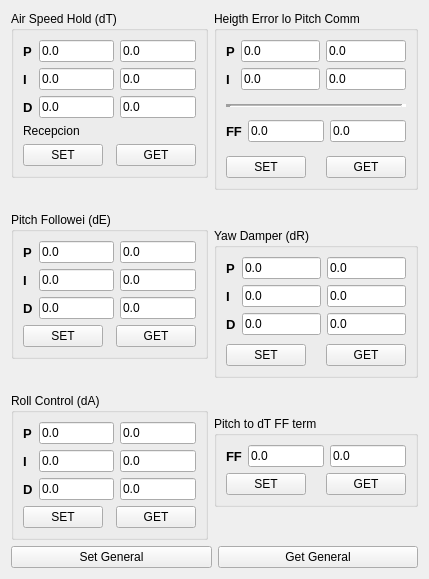
<?xml version="1.0" encoding="UTF-8"?>
<ui version="4.0">
 <class>SlugsPIDControl</class>
 <widget class="QWidget" name="SlugsPIDControl">
  <property name="geometry">
   <rect>
    <x>0</x>
    <y>0</y>
    <width>429</width>
    <height>579</height>
   </rect>
  </property>
  <property name="windowTitle">
   <string>Form</string>
  </property>
  <layout class="QGridLayout" name="gridLayout_4">
   <item row="0" column="0">
    <layout class="QGridLayout" name="gridLayout_3">
     <item row="0" column="0">
      <layout class="QVBoxLayout" name="verticalLayout">
       <item>
        <widget class="QGroupBox" name="AirSpeedHold_groupBox">
         <property name="title">
          <string>Air Speed Hold (dT)</string>
         </property>
         <layout class="QVBoxLayout" name="verticalLayout_4">
          <item>
           <layout class="QGridLayout" name="gridLayout_7">
            <item row="0" column="0">
             <widget class="QLabel" name="label_10">
              <property name="font">
               <font>
                <pointsize>10</pointsize>
                <weight>75</weight>
                <bold>true</bold>
               </font>
              </property>
              <property name="text">
               <string>P</string>
              </property>
             </widget>
            </item>
            <item row="1" column="0">
             <widget class="QLabel" name="label_11">
              <property name="font">
               <font>
                <pointsize>10</pointsize>
                <weight>75</weight>
                <bold>true</bold>
               </font>
              </property>
              <property name="text">
               <string>I</string>
              </property>
             </widget>
            </item>
            <item row="2" column="0">
             <widget class="QLabel" name="label_12">
              <property name="font">
               <font>
                <pointsize>10</pointsize>
                <weight>75</weight>
                <bold>true</bold>
               </font>
              </property>
              <property name="text">
               <string>D</string>
              </property>
             </widget>
            </item>
            <item row="0" column="1">
             <widget class="QLineEdit" name="dT_P_set">
              <property name="text">
               <string>0.0</string>
              </property>
             </widget>
            </item>
            <item row="0" column="2">
             <widget class="QLineEdit" name="dT_P_get">
              <property name="text">
               <string>0.0</string>
              </property>
              <property name="readOnly">
               <bool>true</bool>
              </property>
             </widget>
            </item>
            <item row="1" column="1">
             <widget class="QLineEdit" name="dT_I_set">
              <property name="text">
               <string>0.0</string>
              </property>
             </widget>
            </item>
            <item row="1" column="2">
             <widget class="QLineEdit" name="dT_I_get">
              <property name="text">
               <string>0.0</string>
              </property>
              <property name="readOnly">
               <bool>true</bool>
              </property>
             </widget>
            </item>
            <item row="2" column="1">
             <widget class="QLineEdit" name="dT_D_set">
              <property name="text">
               <string>0.0</string>
              </property>
             </widget>
            </item>
            <item row="2" column="2">
             <widget class="QLineEdit" name="dT_D_get">
              <property name="text">
               <string>0.0</string>
              </property>
              <property name="readOnly">
               <bool>true</bool>
              </property>
             </widget>
            </item>
           </layout>
          </item>
          <item>
           <widget class="QLabel" name="recepcion_label">
            <property name="text">
             <string>Recepcion</string>
            </property>
           </widget>
          </item>
          <item>
           <spacer name="verticalSpacer_5">
            <property name="orientation">
             <enum>Qt::Vertical</enum>
            </property>
            <property name="sizeHint" stdset="0">
             <size>
              <width>20</width>
              <height>10</height>
             </size>
            </property>
           </spacer>
          </item>
          <item>
           <layout class="QGridLayout" name="gridLayout_8">
            <item row="0" column="0">
             <widget class="QPushButton" name="dT_PID_set_pushButton">
              <property name="text">
               <string>SET</string>
              </property>
             </widget>
            </item>
            <item row="0" column="2">
             <widget class="QPushButton" name="dT_PID_get_pushButton">
              <property name="text">
               <string>GET</string>
              </property>
             </widget>
            </item>
            <item row="0" column="1">
             <spacer name="horizontalSpacer_4">
              <property name="orientation">
               <enum>Qt::Horizontal</enum>
              </property>
              <property name="sizeHint" stdset="0">
               <size>
                <width>40</width>
                <height>20</height>
               </size>
              </property>
             </spacer>
            </item>
           </layout>
          </item>
         </layout>
        </widget>
       </item>
       <item>
        <spacer name="verticalSpacer_9">
         <property name="orientation">
          <enum>Qt::Vertical</enum>
         </property>
         <property name="sizeHint" stdset="0">
          <size>
           <width>20</width>
           <height>40</height>
          </size>
         </property>
        </spacer>
       </item>
       <item>
        <widget class="QGroupBox" name="PitchFlowei_groupBox">
         <property name="title">
          <string>Pitch Followei (dE)</string>
         </property>
         <layout class="QVBoxLayout" name="verticalLayout_3">
          <item>
           <layout class="QGridLayout" name="gridLayout_5">
            <item row="0" column="0">
             <widget class="QLabel" name="label_7">
              <property name="font">
               <font>
                <pointsize>10</pointsize>
                <weight>75</weight>
                <bold>true</bold>
               </font>
              </property>
              <property name="text">
               <string>P</string>
              </property>
             </widget>
            </item>
            <item row="1" column="0">
             <widget class="QLabel" name="label_8">
              <property name="font">
               <font>
                <pointsize>10</pointsize>
                <weight>75</weight>
                <bold>true</bold>
               </font>
              </property>
              <property name="text">
               <string>I</string>
              </property>
             </widget>
            </item>
            <item row="2" column="0">
             <widget class="QLabel" name="label_9">
              <property name="font">
               <font>
                <pointsize>10</pointsize>
                <weight>75</weight>
                <bold>true</bold>
               </font>
              </property>
              <property name="text">
               <string>D</string>
              </property>
             </widget>
            </item>
            <item row="0" column="1">
             <widget class="QLineEdit" name="dE_P_set">
              <property name="text">
               <string>0.0</string>
              </property>
             </widget>
            </item>
            <item row="0" column="2">
             <widget class="QLineEdit" name="dE_P_get">
              <property name="text">
               <string>0.0</string>
              </property>
              <property name="readOnly">
               <bool>true</bool>
              </property>
             </widget>
            </item>
            <item row="1" column="1">
             <widget class="QLineEdit" name="dE_I_set">
              <property name="text">
               <string>0.0</string>
              </property>
             </widget>
            </item>
            <item row="1" column="2">
             <widget class="QLineEdit" name="dE_I_get">
              <property name="text">
               <string>0.0</string>
              </property>
              <property name="readOnly">
               <bool>true</bool>
              </property>
             </widget>
            </item>
            <item row="2" column="1">
             <widget class="QLineEdit" name="dE_D_set">
              <property name="text">
               <string>0.0</string>
              </property>
             </widget>
            </item>
            <item row="2" column="2">
             <widget class="QLineEdit" name="dE_D_get">
              <property name="text">
               <string>0.0</string>
              </property>
              <property name="readOnly">
               <bool>true</bool>
              </property>
             </widget>
            </item>
           </layout>
          </item>
          <item>
           <spacer name="verticalSpacer_4">
            <property name="orientation">
             <enum>Qt::Vertical</enum>
            </property>
            <property name="sizeHint" stdset="0">
             <size>
              <width>20</width>
              <height>10</height>
             </size>
            </property>
           </spacer>
          </item>
          <item>
           <layout class="QGridLayout" name="gridLayout_6">
            <item row="0" column="0">
             <widget class="QPushButton" name="dE_PID_set_pushButton">
              <property name="text">
               <string>SET</string>
              </property>
             </widget>
            </item>
            <item row="0" column="2">
             <widget class="QPushButton" name="dE_PID_get_pushButton">
              <property name="text">
               <string>GET</string>
              </property>
             </widget>
            </item>
            <item row="0" column="1">
             <spacer name="horizontalSpacer_3">
              <property name="orientation">
               <enum>Qt::Horizontal</enum>
              </property>
              <property name="sizeHint" stdset="0">
               <size>
                <width>40</width>
                <height>20</height>
               </size>
              </property>
             </spacer>
            </item>
           </layout>
          </item>
         </layout>
        </widget>
       </item>
       <item>
        <spacer name="verticalSpacer_10">
         <property name="orientation">
          <enum>Qt::Vertical</enum>
         </property>
         <property name="sizeHint" stdset="0">
          <size>
           <width>20</width>
           <height>40</height>
          </size>
         </property>
        </spacer>
       </item>
       <item>
        <widget class="QGroupBox" name="RollControl_groupBox">
         <property name="title">
          <string>Roll Control (dA)</string>
         </property>
         <layout class="QVBoxLayout" name="verticalLayout_5">
          <item>
           <layout class="QGridLayout" name="gridLayout_9">
            <item row="0" column="0">
             <widget class="QLabel" name="label_13">
              <property name="font">
               <font>
                <pointsize>10</pointsize>
                <weight>75</weight>
                <bold>true</bold>
               </font>
              </property>
              <property name="text">
               <string>P</string>
              </property>
             </widget>
            </item>
            <item row="1" column="0">
             <widget class="QLabel" name="label_14">
              <property name="font">
               <font>
                <pointsize>10</pointsize>
                <weight>75</weight>
                <bold>true</bold>
               </font>
              </property>
              <property name="text">
               <string>I</string>
              </property>
             </widget>
            </item>
            <item row="2" column="0">
             <widget class="QLabel" name="label_15">
              <property name="font">
               <font>
                <pointsize>10</pointsize>
                <weight>75</weight>
                <bold>true</bold>
               </font>
              </property>
              <property name="text">
               <string>D</string>
              </property>
             </widget>
            </item>
            <item row="0" column="1">
             <widget class="QLineEdit" name="dA_P_set">
              <property name="text">
               <string>0.0</string>
              </property>
             </widget>
            </item>
            <item row="0" column="2">
             <widget class="QLineEdit" name="dA_P_get">
              <property name="text">
               <string>0.0</string>
              </property>
              <property name="readOnly">
               <bool>true</bool>
              </property>
             </widget>
            </item>
            <item row="1" column="1">
             <widget class="QLineEdit" name="dA_I_set">
              <property name="text">
               <string>0.0</string>
              </property>
             </widget>
            </item>
            <item row="1" column="2">
             <widget class="QLineEdit" name="dA_I_get">
              <property name="text">
               <string>0.0</string>
              </property>
              <property name="readOnly">
               <bool>true</bool>
              </property>
             </widget>
            </item>
            <item row="2" column="1">
             <widget class="QLineEdit" name="dA_D_set">
              <property name="text">
               <string>0.0</string>
              </property>
             </widget>
            </item>
            <item row="2" column="2">
             <widget class="QLineEdit" name="dA_D_get">
              <property name="text">
               <string>0.0</string>
              </property>
              <property name="readOnly">
               <bool>true</bool>
              </property>
             </widget>
            </item>
           </layout>
          </item>
          <item>
           <spacer name="verticalSpacer_6">
            <property name="orientation">
             <enum>Qt::Vertical</enum>
            </property>
            <property name="sizeHint" stdset="0">
             <size>
              <width>20</width>
              <height>10</height>
             </size>
            </property>
           </spacer>
          </item>
          <item>
           <layout class="QGridLayout" name="gridLayout_10">
            <item row="0" column="0">
             <widget class="QPushButton" name="dA_PID_set_pushButton">
              <property name="text">
               <string>SET</string>
              </property>
             </widget>
            </item>
            <item row="0" column="2">
             <widget class="QPushButton" name="dA_PID_get_pushButton">
              <property name="text">
               <string>GET</string>
              </property>
             </widget>
            </item>
            <item row="0" column="1">
             <spacer name="horizontalSpacer_5">
              <property name="orientation">
               <enum>Qt::Horizontal</enum>
              </property>
              <property name="sizeHint" stdset="0">
               <size>
                <width>40</width>
                <height>20</height>
               </size>
              </property>
             </spacer>
            </item>
           </layout>
          </item>
         </layout>
        </widget>
       </item>
      </layout>
     </item>
     <item row="0" column="1">
      <layout class="QVBoxLayout" name="verticalLayout_6">
       <item>
        <widget class="QGroupBox" name="HeightErrorLoPitch_groupBox">
         <property name="title">
          <string>Heigth Error lo Pitch Comm</string>
         </property>
         <layout class="QVBoxLayout" name="verticalLayout_2">
          <item>
           <layout class="QGridLayout" name="gridLayout_11">
            <item row="0" column="0">
             <widget class="QLabel" name="label_16">
              <property name="font">
               <font>
                <pointsize>10</pointsize>
                <weight>75</weight>
                <bold>true</bold>
               </font>
              </property>
              <property name="text">
               <string>P</string>
              </property>
             </widget>
            </item>
            <item row="1" column="0">
             <widget class="QLabel" name="label_17">
              <property name="font">
               <font>
                <pointsize>10</pointsize>
                <weight>75</weight>
                <bold>true</bold>
               </font>
              </property>
              <property name="text">
               <string>I</string>
              </property>
             </widget>
            </item>
            <item row="0" column="1">
             <widget class="QLineEdit" name="HELPComm_P_set">
              <property name="text">
               <string>0.0</string>
              </property>
             </widget>
            </item>
            <item row="0" column="2">
             <widget class="QLineEdit" name="HELPComm_P_get">
              <property name="text">
               <string>0.0</string>
              </property>
              <property name="readOnly">
               <bool>true</bool>
              </property>
             </widget>
            </item>
            <item row="1" column="1">
             <widget class="QLineEdit" name="HELPComm_I_set">
              <property name="text">
               <string>0.0</string>
              </property>
             </widget>
            </item>
            <item row="1" column="2">
             <widget class="QLineEdit" name="HELPComm_I_get">
              <property name="text">
               <string>0.0</string>
              </property>
              <property name="readOnly">
               <bool>true</bool>
              </property>
             </widget>
            </item>
           </layout>
          </item>
          <item>
           <spacer name="verticalSpacer">
            <property name="orientation">
             <enum>Qt::Vertical</enum>
            </property>
            <property name="sizeHint" stdset="0">
             <size>
              <width>20</width>
              <height>10</height>
             </size>
            </property>
           </spacer>
          </item>
          <item>
           <widget class="Line" name="line">
            <property name="font">
             <font>
              <pointsize>10</pointsize>
              <weight>75</weight>
              <bold>true</bold>
             </font>
            </property>
            <property name="frameShadow">
             <enum>QFrame::Sunken</enum>
            </property>
            <property name="lineWidth">
             <number>5</number>
            </property>
            <property name="midLineWidth">
             <number>1</number>
            </property>
            <property name="orientation">
             <enum>Qt::Horizontal</enum>
            </property>
           </widget>
          </item>
          <item>
           <spacer name="verticalSpacer_2">
            <property name="orientation">
             <enum>Qt::Vertical</enum>
            </property>
            <property name="sizeHint" stdset="0">
             <size>
              <width>20</width>
              <height>10</height>
             </size>
            </property>
           </spacer>
          </item>
          <item>
           <layout class="QGridLayout" name="gridLayout">
            <item row="0" column="0">
             <widget class="QLabel" name="label_18">
              <property name="font">
               <font>
                <pointsize>10</pointsize>
                <weight>75</weight>
                <bold>true</bold>
               </font>
              </property>
              <property name="text">
               <string>FF</string>
              </property>
             </widget>
            </item>
            <item row="0" column="1">
             <widget class="QLineEdit" name="HELPComm_FF_set">
              <property name="text">
               <string>0.0</string>
              </property>
             </widget>
            </item>
            <item row="0" column="2">
             <widget class="QLineEdit" name="HELPComm_FF_get">
              <property name="text">
               <string>0.0</string>
              </property>
              <property name="readOnly">
               <bool>true</bool>
              </property>
             </widget>
            </item>
           </layout>
          </item>
          <item>
           <spacer name="verticalSpacer_3">
            <property name="orientation">
             <enum>Qt::Vertical</enum>
            </property>
            <property name="sizeHint" stdset="0">
             <size>
              <width>20</width>
              <height>10</height>
             </size>
            </property>
           </spacer>
          </item>
          <item>
           <layout class="QGridLayout" name="gridLayout_12">
            <item row="0" column="0">
             <widget class="QPushButton" name="HELPComm_PDI_set_pushButton">
              <property name="text">
               <string>SET</string>
              </property>
             </widget>
            </item>
            <item row="0" column="2">
             <widget class="QPushButton" name="HELPComm_PDI_get_pushButton">
              <property name="text">
               <string>GET</string>
              </property>
             </widget>
            </item>
            <item row="0" column="1">
             <spacer name="horizontalSpacer_6">
              <property name="orientation">
               <enum>Qt::Horizontal</enum>
              </property>
              <property name="sizeHint" stdset="0">
               <size>
                <width>40</width>
                <height>20</height>
               </size>
              </property>
             </spacer>
            </item>
           </layout>
          </item>
         </layout>
        </widget>
       </item>
       <item>
        <spacer name="verticalSpacer_11">
         <property name="orientation">
          <enum>Qt::Vertical</enum>
         </property>
         <property name="sizeHint" stdset="0">
          <size>
           <width>20</width>
           <height>40</height>
          </size>
         </property>
        </spacer>
       </item>
       <item>
        <widget class="QGroupBox" name="YawDamper_groupBox">
         <property name="title">
          <string>Yaw Damper (dR)</string>
         </property>
         <layout class="QVBoxLayout" name="verticalLayout_7">
          <item>
           <layout class="QGridLayout" name="gridLayout_13">
            <item row="0" column="0">
             <widget class="QLabel" name="label_19">
              <property name="font">
               <font>
                <pointsize>10</pointsize>
                <weight>75</weight>
                <bold>true</bold>
               </font>
              </property>
              <property name="text">
               <string>P</string>
              </property>
             </widget>
            </item>
            <item row="1" column="0">
             <widget class="QLabel" name="label_20">
              <property name="font">
               <font>
                <pointsize>10</pointsize>
                <weight>75</weight>
                <bold>true</bold>
               </font>
              </property>
              <property name="text">
               <string>I</string>
              </property>
             </widget>
            </item>
            <item row="2" column="0">
             <widget class="QLabel" name="label_21">
              <property name="font">
               <font>
                <pointsize>10</pointsize>
                <weight>75</weight>
                <bold>true</bold>
               </font>
              </property>
              <property name="text">
               <string>D</string>
              </property>
             </widget>
            </item>
            <item row="0" column="1">
             <widget class="QLineEdit" name="dR_P_set">
              <property name="text">
               <string>0.0</string>
              </property>
             </widget>
            </item>
            <item row="0" column="2">
             <widget class="QLineEdit" name="dR_P_get">
              <property name="text">
               <string>0.0</string>
              </property>
              <property name="readOnly">
               <bool>true</bool>
              </property>
             </widget>
            </item>
            <item row="1" column="1">
             <widget class="QLineEdit" name="dR_I_set">
              <property name="text">
               <string>0.0</string>
              </property>
             </widget>
            </item>
            <item row="1" column="2">
             <widget class="QLineEdit" name="dR_I_get">
              <property name="text">
               <string>0.0</string>
              </property>
              <property name="readOnly">
               <bool>true</bool>
              </property>
             </widget>
            </item>
            <item row="2" column="1">
             <widget class="QLineEdit" name="dR_D_set">
              <property name="text">
               <string>0.0</string>
              </property>
             </widget>
            </item>
            <item row="2" column="2">
             <widget class="QLineEdit" name="dR_D_get">
              <property name="text">
               <string>0.0</string>
              </property>
              <property name="readOnly">
               <bool>true</bool>
              </property>
             </widget>
            </item>
           </layout>
          </item>
          <item>
           <spacer name="verticalSpacer_8">
            <property name="orientation">
             <enum>Qt::Vertical</enum>
            </property>
            <property name="sizeHint" stdset="0">
             <size>
              <width>20</width>
              <height>10</height>
             </size>
            </property>
           </spacer>
          </item>
          <item>
           <layout class="QGridLayout" name="gridLayout_14">
            <item row="0" column="0">
             <widget class="QPushButton" name="dR_PDI_set_pushButton">
              <property name="text">
               <string>SET</string>
              </property>
             </widget>
            </item>
            <item row="0" column="2">
             <widget class="QPushButton" name="dR_PDI_get_pushButton">
              <property name="text">
               <string>GET</string>
              </property>
             </widget>
            </item>
            <item row="0" column="1">
             <spacer name="horizontalSpacer_7">
              <property name="orientation">
               <enum>Qt::Horizontal</enum>
              </property>
              <property name="sizeHint" stdset="0">
               <size>
                <width>40</width>
                <height>20</height>
               </size>
              </property>
             </spacer>
            </item>
           </layout>
          </item>
         </layout>
        </widget>
       </item>
       <item>
        <spacer name="verticalSpacer_12">
         <property name="orientation">
          <enum>Qt::Vertical</enum>
         </property>
         <property name="sizeHint" stdset="0">
          <size>
           <width>20</width>
           <height>40</height>
          </size>
         </property>
        </spacer>
       </item>
       <item>
        <widget class="QGroupBox" name="Pitch2dTFFterm_groupBox">
         <property name="title">
          <string>Pitch to dT FF term</string>
         </property>
         <layout class="QVBoxLayout" name="verticalLayout_8">
          <item>
           <layout class="QGridLayout" name="gridLayout_2">
            <item row="0" column="0">
             <widget class="QLabel" name="label_25">
              <property name="font">
               <font>
                <pointsize>10</pointsize>
                <weight>75</weight>
                <bold>true</bold>
               </font>
              </property>
              <property name="text">
               <string>FF</string>
              </property>
             </widget>
            </item>
            <item row="0" column="1">
             <widget class="QLineEdit" name="P2dT_FF_set">
              <property name="text">
               <string>0.0</string>
              </property>
             </widget>
            </item>
            <item row="0" column="2">
             <widget class="QLineEdit" name="P2dT_FF_get">
              <property name="text">
               <string>0.0</string>
              </property>
              <property name="readOnly">
               <bool>true</bool>
              </property>
             </widget>
            </item>
           </layout>
          </item>
          <item>
           <layout class="QGridLayout" name="gridLayout_16">
            <item row="0" column="0">
             <widget class="QPushButton" name="Pitch2dT_PDI_set_pushButton">
              <property name="text">
               <string>SET</string>
              </property>
             </widget>
            </item>
            <item row="0" column="2">
             <widget class="QPushButton" name="Pitch2dT_PDI_get_pushButton">
              <property name="text">
               <string>GET</string>
              </property>
             </widget>
            </item>
            <item row="0" column="1">
             <spacer name="horizontalSpacer_8">
              <property name="orientation">
               <enum>Qt::Horizontal</enum>
              </property>
              <property name="sizeHint" stdset="0">
               <size>
                <width>40</width>
                <height>20</height>
               </size>
              </property>
             </spacer>
            </item>
           </layout>
          </item>
         </layout>
        </widget>
       </item>
       <item>
        <spacer name="verticalSpacer_7">
         <property name="orientation">
          <enum>Qt::Vertical</enum>
         </property>
         <property name="sizeHint" stdset="0">
          <size>
           <width>20</width>
           <height>40</height>
          </size>
         </property>
        </spacer>
       </item>
      </layout>
     </item>
    </layout>
   </item>
   <item row="1" column="0">
    <spacer name="verticalSpacer_13">
     <property name="orientation">
      <enum>Qt::Vertical</enum>
     </property>
     <property name="sizeHint" stdset="0">
      <size>
       <width>20</width>
       <height>40</height>
      </size>
     </property>
    </spacer>
   </item>
   <item row="2" column="0">
    <layout class="QHBoxLayout" name="horizontalLayout">
     <item>
      <widget class="QPushButton" name="setGeneral_pushButton">
       <property name="text">
        <string>Set General</string>
       </property>
      </widget>
     </item>
     <item>
      <widget class="QPushButton" name="getGeneral_pushButton">
       <property name="text">
        <string>Get General</string>
       </property>
      </widget>
     </item>
    </layout>
   </item>
  </layout>
  <zorder>verticalSpacer_13</zorder>
 </widget>
 <tabstops>
  <tabstop>dT_P_set</tabstop>
  <tabstop>dT_I_set</tabstop>
  <tabstop>dT_D_set</tabstop>
  <tabstop>dT_PID_set_pushButton</tabstop>
  <tabstop>dT_PID_get_pushButton</tabstop>
  <tabstop>HELPComm_P_set</tabstop>
  <tabstop>HELPComm_I_set</tabstop>
  <tabstop>HELPComm_FF_set</tabstop>
  <tabstop>HELPComm_PDI_set_pushButton</tabstop>
  <tabstop>HELPComm_PDI_get_pushButton</tabstop>
  <tabstop>dE_P_set</tabstop>
  <tabstop>dE_I_set</tabstop>
  <tabstop>dE_D_set</tabstop>
  <tabstop>dE_PID_set_pushButton</tabstop>
  <tabstop>dE_PID_get_pushButton</tabstop>
  <tabstop>dR_P_set</tabstop>
  <tabstop>dR_I_set</tabstop>
  <tabstop>dR_D_set</tabstop>
  <tabstop>dR_PDI_set_pushButton</tabstop>
  <tabstop>dR_PDI_get_pushButton</tabstop>
  <tabstop>dA_P_set</tabstop>
  <tabstop>dA_I_set</tabstop>
  <tabstop>dA_D_set</tabstop>
  <tabstop>dA_PID_set_pushButton</tabstop>
  <tabstop>dA_PID_get_pushButton</tabstop>
  <tabstop>P2dT_FF_set</tabstop>
  <tabstop>Pitch2dT_PDI_set_pushButton</tabstop>
  <tabstop>Pitch2dT_PDI_get_pushButton</tabstop>
  <tabstop>dT_P_get</tabstop>
  <tabstop>dT_I_get</tabstop>
  <tabstop>dT_D_get</tabstop>
  <tabstop>HELPComm_P_get</tabstop>
  <tabstop>HELPComm_I_get</tabstop>
  <tabstop>HELPComm_FF_get</tabstop>
  <tabstop>dE_P_get</tabstop>
  <tabstop>dE_I_get</tabstop>
  <tabstop>dE_D_get</tabstop>
  <tabstop>dR_P_get</tabstop>
  <tabstop>dR_I_get</tabstop>
  <tabstop>dR_D_get</tabstop>
  <tabstop>dA_P_get</tabstop>
  <tabstop>dA_I_get</tabstop>
  <tabstop>dA_D_get</tabstop>
  <tabstop>P2dT_FF_get</tabstop>
 </tabstops>
 <resources/>
 <connections/>
</ui>
